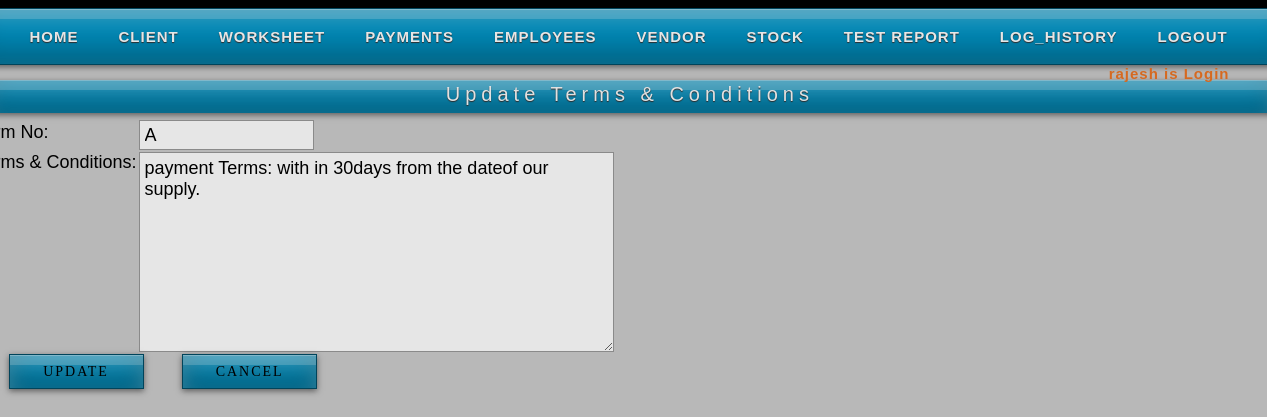
Screenshot of /updateterm.php?e_id2=1 (signed in) with the database file from the repository.
### tables this page shows
CREATE TABLE IF NOT EXISTS `terms` (
  `t_id` int(11) NOT NULL AUTO_INCREMENT,
  `t_id1` varchar(10) NOT NULL,
  `t_term` varchar(200) NOT NULL,
  PRIMARY KEY (`t_id`)
);

### updateterm.php (the view, shortened to what this page needs)
<?php
	$up_e=$_REQUEST['e_id2'];
	$up_qry="select * from terms where t_id=".$up_e;
	$up_res=mysql_query($up_qry);
	$row_up=mysql_fetch_array($up_res);
?>
<html>
<head>
<link rel="stylesheet" href="styles2.css" type="text/css" />
<link rel="stylesheet" href="styles.css" type="text/css" />
</head>
<body>
<div id="container">
<div id="sub-header">
    <?php
	include("header.php");
	?><br />
		<div class="quotation"><center>Update Terms & Conditions</center></div>
        <div>
        <form action="" method="post">
        <table class="addemp_term">
        <tr>
        <td class="l_form">Term No:</td>
        <td><input type="text" class="q_in" name="t_no" value="<?php echo $row_up[1]; ?>"></td>
        </tr>
        <tr>
        <td valign="top" class="l_form">Terms & Conditions:</td>
        <td><textarea class="q_term" name="term"><?php echo $row_up[2]; ?></textarea></td>
        </tr>
        </div>
        <div class="addemp_t">
         <input name="e_up" class="formbutton" value=" Update " type="submit" />
         <input name="e_can" class="formbutton" value="Cancel" type="submit" />
        </div>
    </div>
    </div>
</body>
</html>

### styles2.css (style rules this page uses)
body { background:#000; margin:0; padding:0; font-family: Verdana, Geneva, sans-serif; font-size: 13px; color: #000; }
* { margin:0; padding:0; }
form input, form select, form textarea { padding: 5px; color: #333333; border: 1px solid #ddd; border-right:1px solid #ccc; border-bottom:1px solid #ccc; background-color:#fff; font-family: Arial, Helvetica, sans-serif; font-size: 13px; }
form input.formbutton { color: #000; padding: 6px 8px; font-size: 14px; letter-spacing:2px; font-family: Arial, Helvetica, sans-serif; text-decoration: none; text-transform: uppercase; background: #00a1d2; margin-left: 35px; border: none; width:135px; height:35px; overflow: visible; font-family: Lucida Grande; border: 1px solid rgba(0,0,0,0.5); background:#09C; box-shadow: 0 2px 6px rgba(0,0,0,0.5), inset 0 1px rgba(255,255,255,0.3), inset 0 10px rgba(255,255,255,0.2), inset 0 10px 20px rgba(255,255,255,0.25), inset 0 -15px 30px rgba(0,0,0,0.3); -o-box-shadow: 0 2px 6px rgba(0,0,0,0.5), inset 0 1px rgba(255,255,255,0.3), inset 0 10px rgba(255,255,255,0.2), inset 0 10px 20px rgba(255,255,255,0.25), inset 0 -15px 30px rgba(0,0,0,0.3); -webkit-box-shadow: 0 2px 6px rgba(0,0,0,0.5), inset 0 1px rgba(255,255,255,0.3), inset 0 10px rgba(255,255,255,0.2), inset 0 10px 20px rgba(255,255,255,0.25), inset 0 -15px 30px rgba(0,0,0,0.3); -moz-box-shadow: 0 2px 6px rgba(0,0,0,0.5), inset 0 1px rgba(255,255,255,0.3), inset 0 10px rgba(255,255,255,0.2), inset 0 10px 20px rgba(255,255,255,0.25), inset 0 -15px 30px rgba(0,0,0,0.3); }
#container { width: 960px; margin: 0 auto; padding: 0px; }
div#sub-header { margin-top:8px; margin-bottom:5px; margin-left:-180px; width:1315px; height:1500px; background-color:#CCC; opacity:0.9; }
.quotation { font-size:20px; color:#FAFAFA; font-family: Arial, Helvetica, sans-serif; font-weight:500; letter-spacing:5px; background-color:#00a1d2; width:98%; text-shadow: 0 1px 1px #333; margin-left:12px; height:30px; margin-top:0px; padding:3px 0px 0px 0px; background:#09C; box-shadow: 0 2px 6px rgba(0,0,0,0.5), inset 0 1px rgba(255,255,255,0.3), inset 0 10px rgba(255,255,255,0.2), inset 0 10px 20px rgba(255,255,255,0.25), inset 0 -15px 30px rgba(0,0,0,0.3); -o-box-shadow: 0 2px 6px rgba(0,0,0,0.5), inset 0 1px rgba(255,255,255,0.3), inset 0 10px rgba(255,255,255,0.2), inset 0 10px 20px rgba(255,255,255,0.25), inset 0 -15px 30px rgba(0,0,0,0.3); -webkit-box-shadow: 0 2px 6px rgba(0,0,0,0.5), inset 0 1px rgba(255,255,255,0.3), inset 0 10px rgba(255,255,255,0.2), inset 0 10px 20px rgba(255,255,255,0.25), inset 0 -15px 30px rgba(0,0,0,0.3); -moz-box-shadow: 0 2px 6px rgba(0,0,0,0.5), inset 0 1px rgba(255,255,255,0.3), inset 0 10px rgba(255,255,255,0.2), inset 0 10px 20px rgba(255,255,255,0.25), inset 0 -15px 30px rgba(0,0,0,0.3); }
.l_form { font-size:18px; color:#000; border:none; margin-left:125px; margin-top:5px; }
.q_in { width:175px; height:30px; border:1px solid #999; background-color:#FFF; font-size:18px; color:#000; margin-top: 5px; }
.q_term { width:475px; height:200px; background-color:#FFF; font-size:18px; color:#000; border:1px solid #999; }

### rows the page displays
terms: t_no "A", term "payment Terms: with in 30days from the dateof our supply."

### other values shown
$_SESSION['uname'] "rajesh"
